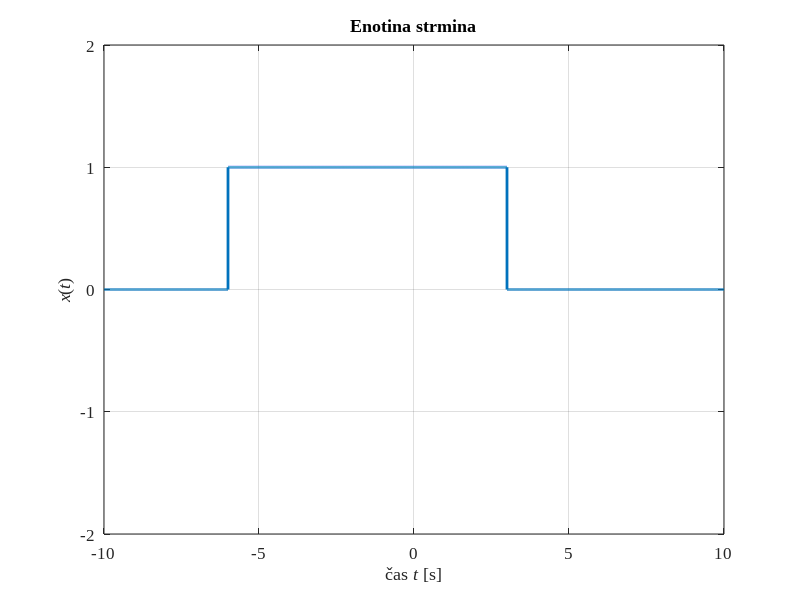

Recreate this plot in MATLAB.
%Izpis signala komplexsnega programa funkcije
clear all; close all;

dt = 0.001;  %časovni inkrement

% Signal description by unit step and 
  t1 =-10 : dt : -6;  u1 = zeros(size(t1));
  t2 = -6 : dt :  3;  u2 =  ones(size(t2));
  t3 =  3 : dt :  10; u3 =  zeros(size(t3));

  
  t = [t1 t2 t3];
  u = [u1 u2 u3];



%1.B Drawing 
  plot(t, u, 'LineWidth', 2);
  axis([-10 10 -2 2]);
  grid;
  set(gca, 'FontName', 'Times New Roman', 'FontSize', 12);
  xlabel('čas {\itt} [s]'); ylabel('{\itx}({\itt})');
  title('Enotina strmina');
